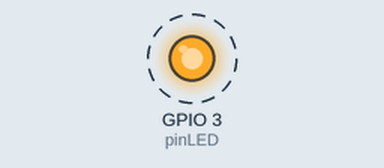
This sketch was run on a simulated ESP8266 (NodeMCU). Parts: output pins drawn as LEDs (lit = HIGH). Dashed ring = blinking. WiFi joins after 1.5 s; servers stay silent unless stated; not simulated (calls return 0 or success): credentials.h; what the sketch prints to the serial monitor is not drawn.

Above: at 2.0 s.
Timing chart, 0 to 6.1 s (numbered marks = the images above):
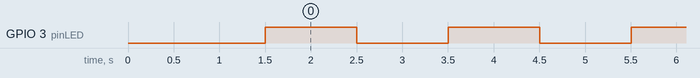

The sketch:

WIFI_LED.ino
```cpp
#include "ESP8266WiFi.h"
#include "credentials.h"

const char* ssid = WIFI_SSID_EV;          //Enter SSID
const char* password = WIFI_PASSWORD_EV;  //Enter Password
int pinLED = 3;

void setup(void) {
  Serial.begin(115200);
  pinMode(pinLED, OUTPUT);

  // Connect to WiFi
  WiFi.begin(ssid, password);
  while (WiFi.status() != WL_CONNECTED) {
    delay(500);
    Serial.print("*");
  }

  Serial.println("");
  Serial.println("WiFi connection Successful");
  Serial.print("The IP Address of ESP8266 Module is: ");
  Serial.print(WiFi.localIP());  // Print the IP address
}

void loop() {
  if (WiFi.status() == WL_CONNECTED) {
    digitalWrite(pinLED, HIGH);  // turn the LED on (HIGH is the voltage level)
    delay(1000);                 // wait for a second
    digitalWrite(pinLED, LOW);   // turn the LED off by making the voltage LOW
    delay(1000);
  }
}
```

Measured:
- by itself, GPIO 3 (pinLED): alternates HIGH for 1.0 s and LOW for 1.0 s
